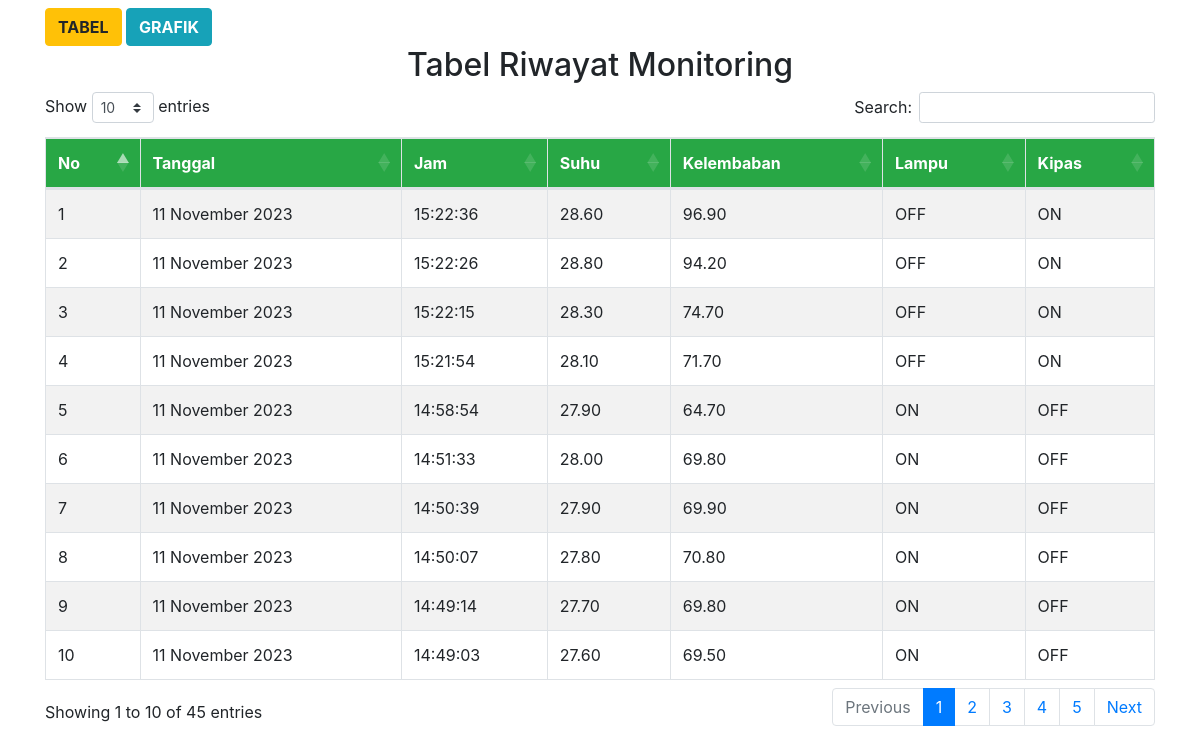
The page / on the database its author committed.
### tables this page shows
CREATE TABLE `sensor_suhu` (
  `id` int(10) NOT NULL,
  `tgl` date NOT NULL,
  `jam` time NOT NULL,
  `suhu` varchar(6) NOT NULL,
  `kelembaban` varchar(6) NOT NULL,
  `lampu` tinyint(1) NOT NULL,
  `kipas` tinyint(1) NOT NULL
);

### index.php (the view, shortened to what this page needs)
<!DOCTYPE html>
<html lang="en">
<head>
    <link href="https://cdnjs.cloudflare.com/ajax/libs/twitter-bootstrap/4.5.2/css/bootstrap.css" rel="stylesheet">
    <link href="https://cdn.datatables.net/1.13.4/css/dataTables.bootstrap4.min.css" rel="stylesheet">
    <link rel="stylesheet" href="https://cdn.datatables.net/datetime/1.4.1/css/dataTables.dateTime.min.css">
    <link rel="stylesheet" href="https://cdn.datatables.net/responsive/2.4.1/css/responsive.bootstrap4.min.css">
</head>
<body class="mt-2 mb-5">
    <div class="container">
        <a href="#" class="btn btn btn-warning btn-md"><b>TABEL</b></a>
        <a href="index_grafik.php" class="btn btn-info btn-md"><b>GRAFIK</b></a>
        <h2 class="text-center"> Tabel Riwayat Monitoring</h2>
        <table id="tabel" class="table table-striped table-bordered dt-responsive nowrap" style="width:100%">
            <thead class="text-white bg-success">
                <tr>
                    <th>No</th>
                    <th>Tanggal</th>
                    <th>Jam</th>
                    <th>Suhu</th>
                    <th>Kelembaban</th>
                    <th>Lampu</th>
                    <th>Kipas</th>
                </tr>
            </thead>
            <tbody>
                <?php
                include 'koneksi.php';
                $datasuhu = mysqli_query($koneksi, "SELECT * FROM sensor_suhu order by id desc");
                $no = 0;
                while ($d = mysqli_fetch_array($datasuhu)) {
                    $no++;
                ?>
                    <tr>
                        <td><?php echo $no; ?></td>
                        <td><?php echo date('d F Y', strtotime($d['tgl'])); ?></td>
                        <td><?php echo $d['jam']; ?></td>
                        <td><?php echo $d['suhu']; ?></td>
                        <td><?php echo $d['kelembaban']; ?></td>
                        <td><?php echo $d['lampu'] == 1 ? 'ON' : 'OFF'; ?></td>
                        <td><?php echo $d['kipas'] == 1 ? 'ON' : 'OFF'; ?></td>
                    </tr>
                <?php } ?>
            </tbody>
        </table>
    </div>
</body>
</html>

### rows shown on the page
sensor_suhu: tgl "11 November 2023", jam "15:22:36", suhu "28.60", kelembaban "96.90", lampu "OFF", kipas "ON"
sensor_suhu: tgl "11 November 2023", jam "15:22:26", suhu "28.80", kelembaban "94.20", lampu "OFF", kipas "ON"
sensor_suhu: tgl "11 November 2023", jam "15:22:15", suhu "28.30", kelembaban "74.70", lampu "OFF", kipas "ON"
sensor_suhu: tgl "11 November 2023", jam "15:21:54", suhu "28.10", kelembaban "71.70", lampu "OFF", kipas "ON"
sensor_suhu: tgl "11 November 2023", jam "14:58:54", suhu "27.90", kelembaban "64.70", lampu "ON", kipas "OFF"
sensor_suhu: tgl "11 November 2023", jam "14:51:33", suhu "28.00", kelembaban "69.80", lampu "ON", kipas "OFF"
sensor_suhu: tgl "11 November 2023", jam "14:50:39", suhu "27.90", kelembaban "69.90", lampu "ON", kipas "OFF"
sensor_suhu: tgl "11 November 2023", jam "14:50:07", suhu "27.80", kelembaban "70.80", lampu "ON", kipas "OFF"
sensor_suhu: tgl "11 November 2023", jam "14:49:14", suhu "27.70", kelembaban "69.80", lampu "ON", kipas "OFF"
sensor_suhu: tgl "11 November 2023", jam "14:49:03", suhu "27.60", kelembaban "69.50", lampu "ON", kipas "OFF"
